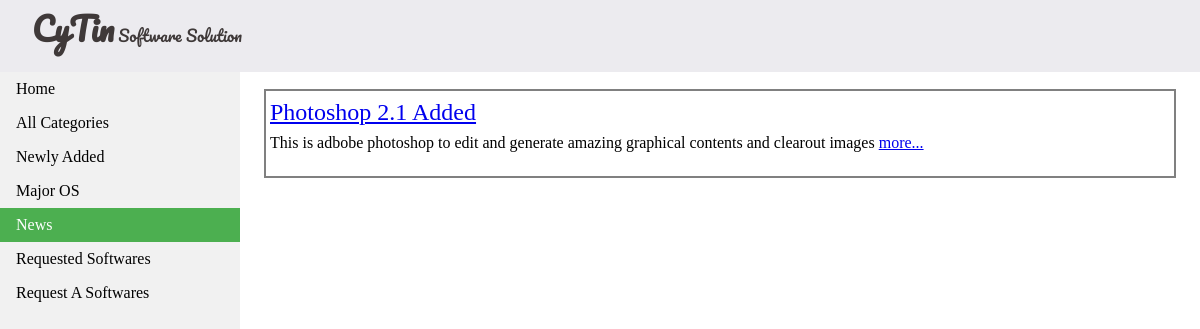
Page /news on the committed database.
### CyTin_View/models.py (models this page shows, shortened)
class News(models.Model):
	title 		= models.CharField(max_length=20, null=False)
	timestamp 	= models.DateTimeField(auto_now_add=True)
	short_descr = models.CharField(max_length=300, null=False)
	descr 		= models.CharField(max_length=600, null=False)

### CyTin_View/views.py (the view)
# urls.py: url(r'^news$', news),
def news(request):
	query = News.objects.all().order_by("-timestamp")
	context = {
		"news_list" : query,
		"active" 	: "news",
	}
	return render(request, "news.html", context)

### templates/news.html (shortened to what this page needs)
{% include "header.html" %}
<div class="main-area">
      {% for news in news_list %}
        <div class="item">
          <div class="item-title">
            <a href="/news/{{ news.pk }}">{{ news.title }}</a>
          </div>
          <div class="item-description"> {{news.short_descr}} <a href="/news/{{ news.pk }}"> more...</a>
          </div>
          <div class="item-category">
          </div>
        </div>
    {% endfor %}
</div>
{% load static %}
{% include "footer.html" %}

### static/CyTin_View/css/style.css (style rules this page uses)
body { margin: 0; padding: 0; }
.main-area { margin-left:20%; padding:1px 16px; height:1000px; margin-top: 0.5em; }
.item { margin: 8px; padding: 4px; border: 2px solid gray; }
.item-title { font-size: 1.5em; text-decoration: none; text-decoration: underline; padding: 4px 0; }
.item-description { font-size: 1.0em; margin: 4px 0; }
.item-category { padding: 8px 0; }

### rows in the picture
News: title "Photoshop 2.1 Added", short_descr "This is adbobe photoshop to edit and generate amazing graphical contents and clearout images"
